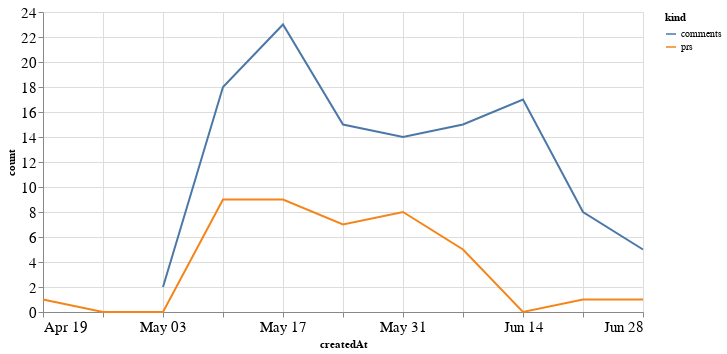

Notebook code cell kept with this figure:
### Code cell
alt.Chart(total_time, width=600).mark_line().encode(
    x='createdAt',
    y='count',
    color='kind'
)

### Figure 1 — Vega-Lite specification as saved in the notebook (floating-point values rounded to 4 significant figures)
{"config": {"axisLeft": {"labelFontSize": 15}, "axisBottom": {"labelFontSize": 15}}, "data": {"name": "data-276a6ba4f4a3a285fcf5f4cfd24e8292"}, "mark": "line", "encoding": {"color": {"type": "nominal", "field": "kind"}, "x": {"type": "temporal", "field": "createdAt"}, "y": {"type": "quantitative", "field": "count"}}, "width": 600, "$schema": "https://vega.github.io/schema/vega-lite/v4.8.1.json", "datasets": {"data-276a6ba4f4a3a285fcf5f4cfd24e8292": [{"createdAt": "2020-04-19T00:00:00", "kind": "prs", "count": 1.0}, {"createdAt": "2020-04-26T00:00:00", "kind": "prs", "count": 0.0}, {"createdAt": "2020-05-03T00:00:00", "kind": "prs", "count": 0.0}, {"createdAt": "2020-05-10T00:00:00", "kind": "prs", "count": 9.0}, {"createdAt": "2020-05-17T00:00:00", "kind": "prs", "count": 9.0}, {"createdAt": "2020-05-24T00:00:00", "kind": "prs", "count": 7.0}, {"createdAt": "2020-05-31T00:00:00", "kind": "prs", "count": 8.0}, {"createdAt": "2020-06-07T00:00:00", "kind": "prs", "count": 5.0}, {"createdAt": "2020-06-14T00:00:00", "kind": "prs", "count": 0.0}, {"createdAt": "2020-06-21T00:00:00", "kind": "prs", "count": 1.0}, {"createdAt": "2020-06-28T00:00:00", "kind": "prs", "count": 1.0}, {"createdAt": "2020-04-19T00:00:00", "kind": "comments", "count": null}, {"createdAt": "2020-04-26T00:00:00", "kind": "comments", "count": null}, {"createdAt": "2020-05-03T00:00:00", "kind": "comments", "count": 2.0}, {"createdAt": "2020-05-10T00:00:00", "kind": "comments", "count": 18.0}, {"createdAt": "2020-05-17T00:00:00", "kind": "comments", "count": 23.0}, {"createdAt": "2020-05-24T00:00:00", "kind": "comments", "count": 15.0}, {"createdAt": "2020-05-31T00:00:00", "kind": "comments", "count": 14.0}, {"createdAt": "2020-06-07T00:00:00", "kind": "comments", "count": 15.0}, {"createdAt": "2020-06-14T00:00:00", "kind": "comments", "count": 17.0}, {"createdAt": "2020-06-21T00:00:00", "kind": "comments", "count": 8.0}, {"createdAt": "2020-06-28T00:00:00", "kind": "comments", "count": 5.0}]}}
